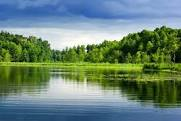
#> input picture 24 Kasım Son Günü Olan Ödev/view.jpg, 181 x 121 px
$ jupyter execute 'Salt&Pepper Image & Histogram.ipynb'
#> lines starting #> are read from the running program, lines starting #| are printed output that depends on the picture
[cell 1]
import random
import cv2
import numpy as np
from matplotlib import pyplot as plt
def add_noise(img):

    row , col = img.shape


    number_of_pixels = random.randint(300, 10000)
    for i in range(number_of_pixels):
        y_coord=random.randint(0, row - 1)
        x_coord=random.randint(0, col - 1)

        img[y_coord][x_coord] = 255


    number_of_pixels = random.randint(300 , 10000)
    for i in range(number_of_pixels):

        y_coord=random.randint(0, row - 1)

        x_coord=random.randint(0, col - 1)

        img[y_coord][x_coord] = 0

    return img

img = cv2.imread('view.jpg',
                 cv2.IMREAD_GRAYSCALE)
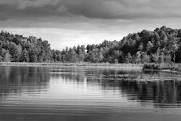
#> img: shape (121, 181); min 0, max 255, mean 121.6

cv2.imwrite('view-salt-paper.jpg',
            add_noise(img))
#> after the loop in add_noise, `for i in range(number_of_pixels):`:
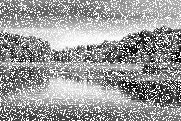
#> img: shape (121, 181); min 0, max 255, mean 156.5
#> after the loop in add_noise, `for i in range(number_of_pixels):`:
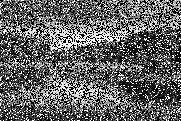
#> img: shape (121, 181); min 0, max 255, mean 99.3
salt=cv2.imread('view-salt-paper.jpg')
#> salt: shape (121, 181, 3); min 0, max 255, mean 99.5
cv2.imshow('salt and paper',salt)


hist,bins = np.histogram(salt.flatten(),256,[0,256])
#> hist = 256 values, max 14847 at index 0, min 12 at index 8, mean 256.7; bins = 257 values from 0 to 256
cdf = hist.cumsum()
#> cdf = 256 values from 14847 to 65703
cdf_normalized = cdf * float(hist.max()) / cdf.max()
#> cdf_normalized = 256 values from 3355 to 14847
plt.plot(cdf_normalized, color = 'b')
plt.hist(img.flatten(),256,[0,256], color = 'r')
plt.xlim([0,256])
plt.legend(('cdf','histogram'), loc = 'upper left')
plt.show()
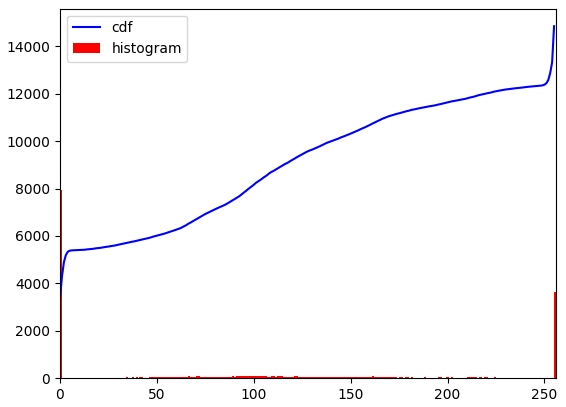
#> figure drawn by matplotlib, 1 panel; tallest bar 7941 high, from x = 0 to 1; curve peaks at x = 255, y = 14847
cv2.waitKey(0)
cv2.destroyAllWindows()

$ run again, with 24 Kasım Son Günü Olan Ödev/brain.jpg copied over 24 Kasım Son Günü Olan Ödev/view.jpg
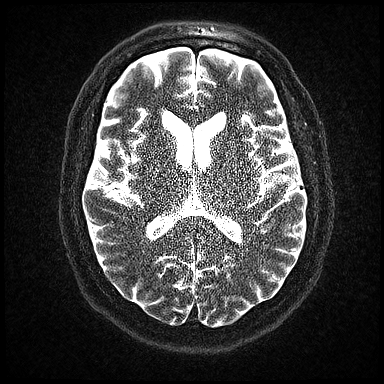
#> input picture 24 Kasım Son Günü Olan Ödev/brain.jpg, 384 x 384 px
#> img is the input picture: shape (384, 384); min 0, max 255, mean 58.7
#> after the loop in add_noise, `for i in range(number_of_pixels):`:
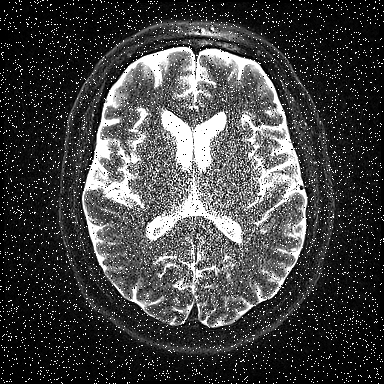
#> img: shape (384, 384); min 0, max 255, mean 66.2
#> hist = 256 values, max 28482 at index 255, min 129 at index 245, mean 1728; bins = 257 values from 0 to 256
#> cdf = 256 values from 25107 to 442368
#> cdf_normalized = 256 values from 1616.5 to 28482
#> `plt.show()`:
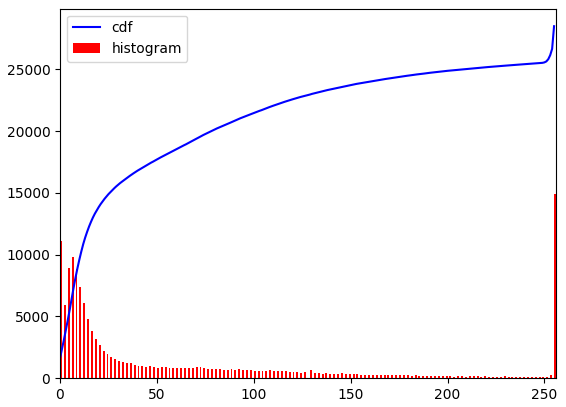
#> figure drawn by matplotlib, 1 panel; tallest bar 14940 high, from x = 255 to 256; curve peaks at x = 255, y = 28482

$ run again, with 24 Kasım Son Günü Olan Ödev/moon.jpg copied over 24 Kasım Son Günü Olan Ödev/view.jpg
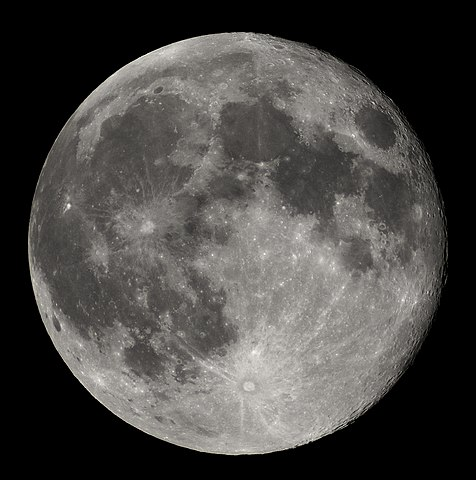
#> input picture 24 Kasım Son Günü Olan Ödev/moon.jpg, 476 x 480 px
#> after the loop in add_noise, `for i in range(number_of_pixels):`:
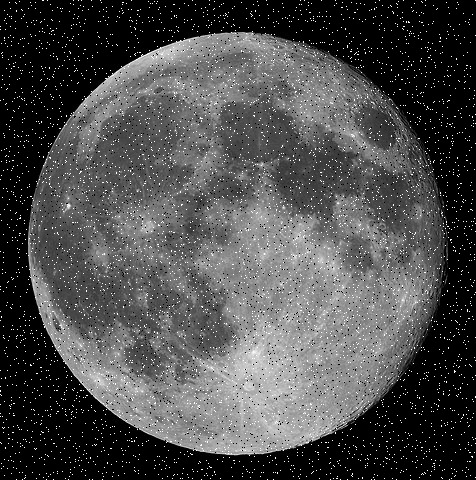
#> img: shape (480, 476); min 0, max 255, mean 75.4
#> hist = 256 values, max 175083 at index 0, min 0 at index 240, mean 2677.5; bins = 257 values from 0 to 256
#> cdf = 256 values from 175083 to 685440
#> cdf_normalized = 256 values from 44721.7 to 175083
#> `plt.show()`:
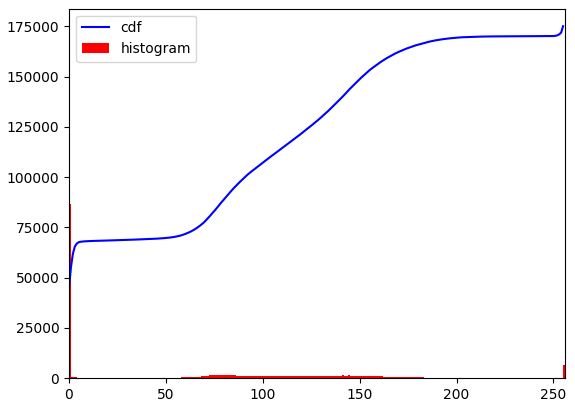
#> figure drawn by matplotlib, 1 panel; tallest bar 86494 high, from x = 0 to 1; curve peaks at x = 255, y = 175083
